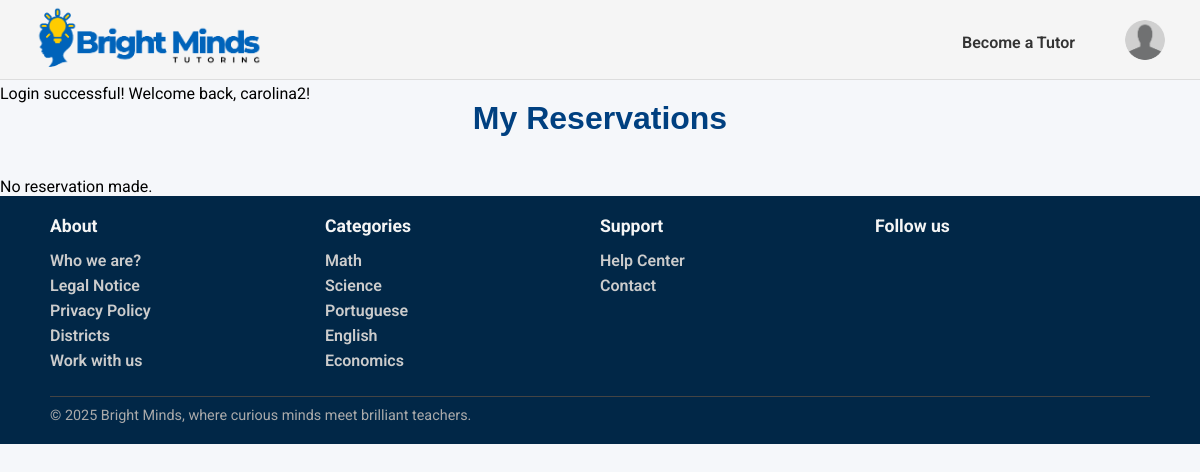
The app's page /pages/client_bookings.php (signed in), older data.
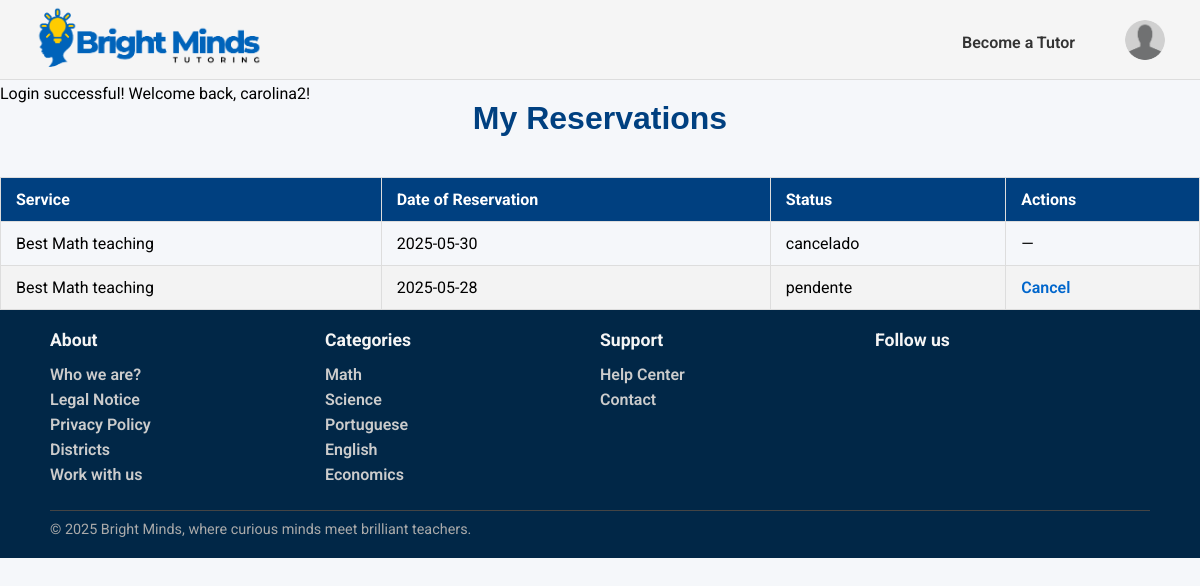
The same page, newer data.
### tables this page shows
CREATE TABLE Category(
    category_name TEXT PRIMARY KEY
);

CREATE TABLE Booking (
    booking_id INTEGER PRIMARY KEY,
    cliente_id INTEGER,
    service_id INTEGER NOT NULL,
    data_agendamento DATE NOT NULL,
    status TEXT CHECK(status IN ('pendente', 'completo', 'cancelado')) DEFAULT 'pendente',
    FOREIGN KEY (cliente_id) REFERENCES Users(user_id) ON DELETE SET NULL ON UPDATE CASCADE /*Se quisermos preservar as reservas mesmo que um cliente seja apagado:*/
    FOREIGN KEY (service_id) REFERENCES Services(service_id) ON DELETE CASCADE ON UPDATE CASCADE
);

CREATE TABLE Service(
    service_id INTEGER PRIMARY KEY,
    freelancer_id INTEGER NOT NULL,
    title TEXT NOT NULL,
    category_name TEXT NOT NULL,
    description TEXT NOT NULL,
    duracao INTEGER NOT NULL,
    price REAL NOT NULL,
    service_type TEXT CHECK(service_type IN ('individual presencial', 'grupo presencial', 'individual online','grupo online', 'revisão trabalhos')) NOT NULL,
    num_sessoes INTEGER NOT NULL,
    status TEXT CHECK(status IN ('ativo', 'inativo')) DEFAULT 'ativo',
    max_students INTEGER,
    FOREIGN KEY (freelancer_id) REFERENCES Freelancers(freelancer_id) ON UPDATE CASCADE ON DELETE CASCADE,
    FOREIGN KEY (category_name) REFERENCES Category(category_name) ON UPDATE CASCADE ON DELETE RESTRICT
);

### pages/client_bookings.php (called while the page is built, shortened)
<?php
require_once(__DIR__ . '/../utils/session.php');
require_once(__DIR__ . '/../database/connection.db.php');
require_once(__DIR__ . '/../templates/common.tpl.php');
require_once(__DIR__ . '/../templates/booking.tpl.php');
require_once(__DIR__.'/../database/categories.php');
$session = new Session();
$db = getDatabaseConnection();
$categories = getAllCategories($db);
$db = getDatabaseConnection();
$client_id = $session->getId();
$sql = "
    SELECT b.booking_id, b.service_id, b.data_agendamento, b.status, s.title
    FROM Booking b
    JOIN Service s ON b.service_id = s.service_id
    WHERE b.cliente_id = ?
    ORDER BY b.data_agendamento DESC
";
$stmt = $db->prepare($sql);
$stmt->execute([$client_id]);
$bookings = $stmt->fetchAll(PDO::FETCH_ASSOC);
drawHeader($session);
drawClientBookingsTable($bookings);
drawFooter($categories);
?>

### utils/session.php (called while the page is built, shortened)
<?php
  class Session {
    private array $messages;
    public function __construct() {
      $this->messages = isset($_SESSION['messages']) ? $_SESSION['messages'] : array();
    }
    public function getMessages() {
      return $this->messages;
    }
  }
?>

### database/categories.php (called while the page is built, shortened)
<?php
  function getAllCategories(PDO $db) {
    $stmt = $db->prepare('SELECT category_name
                          FROM Category');
    $stmt->execute();
    return $stmt->fetchAll();
  }
?>

### templates/common.tpl.php (the view, shortened to what the changed rows need)
<?php
    require_once(__DIR__. '/../utils/session.php');
?>
<?php function drawHeader(Session $session){ ?>
    <!DOCTYPE html>
    <html>
        <head>
            <link rel="stylesheet" href="../css/style.css">
            <link rel="stylesheet" href="../css/profile.css">
            <link rel="stylesheet" href="../css/services.css">
            <link rel="stylesheet" href="../css/service_detail.css">
            <link rel="stylesheet" href="../css/admin.css">
            <link rel="stylesheet" href="../css/services_manage.css">
            <link rel="stylesheet" href="../css/client_booking.css">
        </head>
        <body>
            <header>
                <section id="messages">
                    <?php foreach ($session->getMessages() as $messsage) { ?>
                        <article class="<?=$messsage['type']?>">
                            <?=$messsage['text']?>
                        </article>
                    <?php } ?>
                </section>
            </header>
            <main>
<?php } ?>
<?php function drawFooter(array $categories){ ?>
            </main>
            <footer>
                <div class="footer-content">
                    <section class="footer-column">
                        <ul>
                            <?php foreach($categories as $category){ ?>
                                <li>
                                    <a href=""><?=$category['category_name']?>
                                    </a>
                                </li>
                            <?php } ?>
                        </ul>
                    </section>
                </div>
            </footer>
        </body>
    </html>
<?php } ?>

### templates/booking.tpl.php
<?php
function drawClientBookingsTable(array $bookings): void {
    ?>
    <h1>My Reservations</h1>
    <?php if (empty($bookings)): ?>
        <p>No reservation made.</p>
    <?php else: ?>
        <table border="1" cellpadding="8" cellspacing="0" style="width: 100%; border-collapse: collapse;">
            <thead style="background-color: #004080; color: white;">
                <tr>
                    <th>Service</th>
                    <th>Date of Reservation</th>
                    <th>Status</th>
                    <th>Actions</th>
                </tr>
            </thead>
            <tbody>
                <?php foreach ($bookings as $booking): ?>
                    <tr>
                        <td><?= htmlspecialchars($booking['title']) ?></td>
                        <td><?= htmlspecialchars($booking['data_agendamento']) ?></td>
                        <td><?= htmlspecialchars($booking['status']) ?></td>
                        <td>
                            <?php
                            $hoje = date('Y-m-d');
                            if ($booking['status'] === 'pendente' && $booking['data_agendamento'] > $hoje):
                            ?>
                                <a href="../actions/action_cancel_booking.php?booking_id=<?= $booking['booking_id'] ?>"
                                   onclick="return confirm('Are you sure you want to cancel this reservation?');">
                                   Cancel
                                </a>
                            <?php else: ?>
                                —
                            <?php endif; ?>
                        </td>
                    </tr>
                <?php endforeach; ?>
            </tbody>
        </table>
    <?php endif;
}
?>

Row changes from the older to the newer data that the page shows:
added booking: service.title "Best Math teaching", data_agendamento "2025-05-30", status "cancelado"
added booking: service.title "Best Math teaching", data_agendamento "2025-05-28", status "pendente"
Text that changed along with them:
text no longer shown: "No reservation made."
text now shown: "Service Date of Reservation Status Actions"
